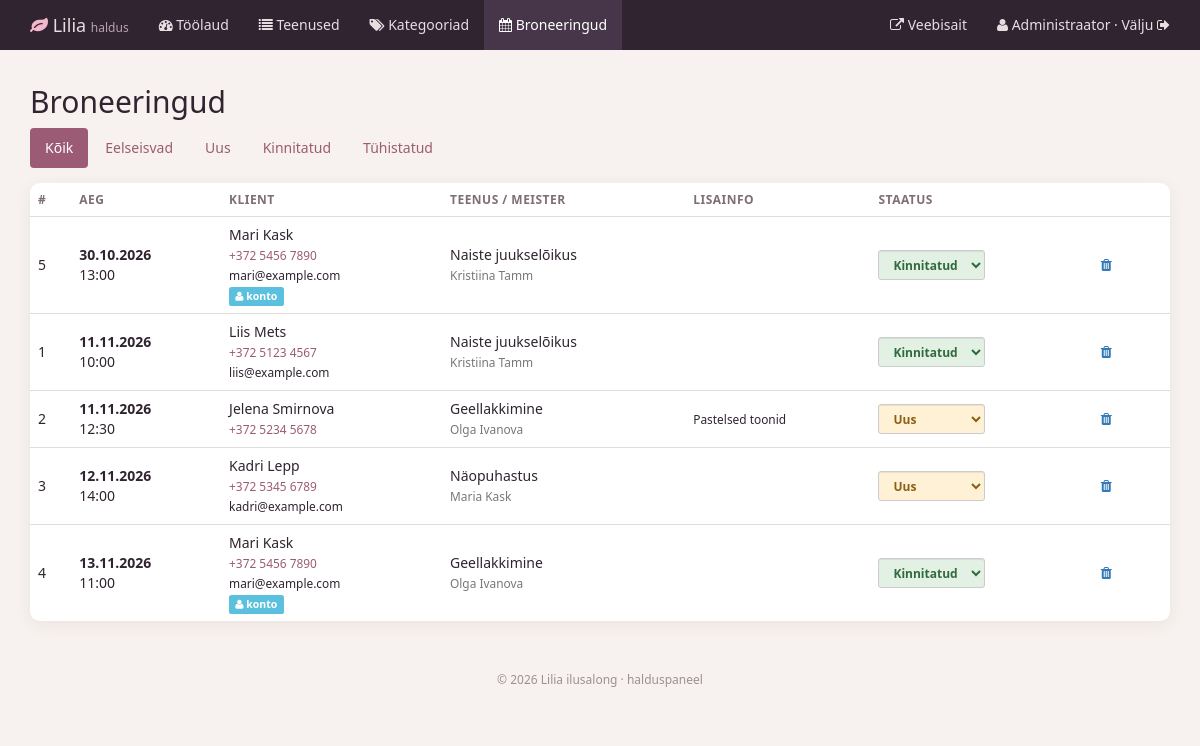
Screenshot of /salon_admin/bookingsAdmin (signed in) with the database file from the repository.
### tables this page shows
CREATE TABLE bookings (
    id           INT AUTO_INCREMENT PRIMARY KEY,
    user_id      INT NULL,
    service_id   INT NOT NULL,
    master_id    INT NOT NULL,
    client_name  VARCHAR(100) NOT NULL,
    phone        VARCHAR(30)  NOT NULL,
    email        VARCHAR(150) NULL,
    booking_date DATE NOT NULL,
    booking_time TIME NOT NULL,
    note         VARCHAR(500) NULL,
    status       ENUM('new','confirmed','cancelled') NOT NULL DEFAULT 'new',
    created_at   TIMESTAMP NOT NULL DEFAULT CURRENT_TIMESTAMP,
     
    slot_active  TINYINT AS (IF(status = 'cancelled', NULL, 1)) STORED,
    CONSTRAINT fk_bookings_user FOREIGN KEY (user_id)
        REFERENCES users(id) ON DELETE SET NULL,
    CONSTRAINT fk_bookings_service FOREIGN KEY (service_id)
        REFERENCES services(id) ON DELETE CASCADE,
    CONSTRAINT fk_bookings_master FOREIGN KEY (master_id)
        REFERENCES masters(id) ON DELETE CASCADE,
    UNIQUE KEY uq_master_slot (master_id, booking_date, booking_time, slot_active)
);

CREATE TABLE services (
    id             INT AUTO_INCREMENT PRIMARY KEY,
    category_id    INT NOT NULL,
    title_et       VARCHAR(150) NOT NULL,
    title_ru       VARCHAR(150) NOT NULL,
    description_et TEXT NOT NULL,
    description_ru TEXT NOT NULL,
    price          DECIMAL(6,2) NOT NULL,
    duration_min   INT NOT NULL,
    picture        VARCHAR(255) NULL,
    is_popular     TINYINT(1) NOT NULL DEFAULT 0,
    created_at     TIMESTAMP NOT NULL DEFAULT CURRENT_TIMESTAMP,
    CONSTRAINT fk_services_category FOREIGN KEY (category_id)
        REFERENCES categories(id) ON DELETE RESTRICT
);

CREATE TABLE masters (
    id          INT AUTO_INCREMENT PRIMARY KEY,
    name        VARCHAR(100) NOT NULL,
    category_id INT NOT NULL,
    bio_et      TEXT NOT NULL,
    bio_ru      TEXT NOT NULL,
    experience  INT NOT NULL DEFAULT 1,
    CONSTRAINT fk_masters_category FOREIGN KEY (category_id)
        REFERENCES categories(id) ON DELETE RESTRICT
);

### salon_admin/controllerAdmin/controllerAdminBooking.php (called while the page is built, shortened)
<?php
class controllerAdminBooking {
    public static function BookingList() {
        $status = isset($_GET['status']) ? $_GET['status'] : '';
        $upcoming = isset($_GET['upcoming']);
        $arr = modelAdminBooking::getBookingList($status, $upcoming);
        $statuses = modelAdminBooking::STATUSES;
        include_once 'viewAdmin/bookingList.php';
    }
}

### salon_admin/routeAdmin/routingAdmin.php (called while the page is built)
<?php
$host = explode('?', $_SERVER['REQUEST_URI'])[0];
$num  = substr_count($host, '/');
$path = explode('/', $host)[$num];
$isPost = $_SERVER['REQUEST_METHOD'] === 'POST';
$id = isset($_GET['id']) ? (int)$_GET['id'] : 0;
if ($path == '' OR $path == 'index.php') {
    $response = controllerAdmin::formLoginSite();
}
elseif ($path == 'login') {
    $response = controllerAdmin::loginAction();
}
elseif ($path == 'logout') {
    $response = controllerAdmin::logoutAction();
}
elseif (!modelAdmin::isAdmin()) {
    $response = controllerAdmin::formLoginSite();
}
elseif ($path == 'dashboard') {
    $response = controllerAdmin::dashboard();
}
elseif ($path == 'servicesAdmin') {
    $response = controllerAdminService::ServiceList();
}
elseif ($path == 'serviceAdd') {
    $response = controllerAdminService::ServiceAddForm();
}
elseif ($path == 'serviceAddResult' and $isPost) {
    $response = controllerAdminService::ServiceAddResult();
}
elseif ($path == 'serviceEdit' and $id) {
    $response = controllerAdminService::ServiceEditForm($id);
}
elseif ($path == 'serviceEditResult' and $id and $isPost) {
    $response = controllerAdminService::ServiceEditResult($id);
}
elseif ($path == 'serviceDel' and $id) {
    $response = controllerAdminService::ServiceDeleteForm($id);
}
elseif ($path == 'serviceDelResult' and $id and $isPost) {
    $response = controllerAdminService::ServiceDeleteResult($id);
}
elseif ($path == 'categoriesAdmin') {
    $response = controllerAdminCategory::CategoryList();
}
elseif ($path == 'categoryAdd' and $isPost) {
    $response = controllerAdminCategory::CategoryAdd();
}
elseif ($path == 'categoryEdit' and $id) {
    $response = controllerAdminCategory::CategoryEditForm($id);
}
elseif ($path == 'categoryEditResult' and $id and $isPost) {
    $response = controllerAdminCategory::CategoryEditResult($id);
}
elseif ($path == 'categoryDel' and $id and $isPost) {
    $response = controllerAdminCategory::CategoryDelete($id);
}
elseif ($path == 'bookingsAdmin') {
    $response = controllerAdminBooking::BookingList();
}
elseif ($path == 'bookingStatus' and $isPost) {
    $response = controllerAdminBooking::BookingStatus();
}
elseif ($path == 'bookingDel' and $isPost) {
    $response = controllerAdminBooking::BookingDelete();
}
else {
    $response = controllerAdmin::error404();
}

### salon_admin/index.php (called while the page is built, shortened)
<?php
require_once '../inc/Database.php';
require_once '../inc/Lang.php';
include_once 'modelAdmin/modelAdminBooking.php';
include_once 'controllerAdmin/controllerAdminBooking.php';
include 'routeAdmin/routingAdmin.php';

### inc/Lang.php (called while the page is built, shortened)
<?php
function e($value) {
    return htmlspecialchars((string)$value, ENT_QUOTES, 'UTF-8');
}

### inc/Database.php (called while the page is built, shortened)
<?php
class Database {
    private $conn;
    private $host;
    private $user;
    private $password;
    private $baseName;
    function __construct() {
        $this->host     = getenv('DB_HOST') ?: 'db';
        $this->user     = getenv('DB_USER') ?: 'lilia_app';
        $this->password = getenv('DB_PASSWORD') !== false ? getenv('DB_PASSWORD') : '';
        $this->baseName = getenv('DB_NAME') ?: 'ilusalong';
    }
    function connect() {
        if (!$this->conn) {
            try {
                $this->conn = new PDO(
                    'mysql:host=' . $this->host . ';dbname=' . $this->baseName . ';charset=utf8mb4',
                    $this->user,
                    $this->password,
                    array(PDO::ATTR_ERRMODE => PDO::ERRMODE_EXCEPTION)
                );
            } catch (Exception $e) {
                error_log('DB connection failed: ' . $e->getMessage());
                http_response_code(503);
                die('Andmebaasiga ühendumine ebaõnnestus. Palun proovi hiljem uuesti.');
            }
        }
        return $this->conn;
    }
    function getAll($query, $params = array()) {
        $stmt = $this->conn->prepare($query);
        $stmt->execute($params);
        return $stmt->fetchAll(PDO::FETCH_ASSOC);
    }
}

### salon_admin/modelAdmin/modelAdminBooking.php (called while the page is built, shortened)
<?php
class modelAdminBooking {
    public static function getBookingList($status = '', $upcomingOnly = false) {
        $where = array();
        $params = array();
        $db = new Database();
        return $db->getAll(
            "SELECT b.*, s.title_et, m.name AS master_name, u.email AS account_email
             FROM bookings b
             JOIN services s ON s.id = b.service_id
             JOIN masters m ON m.id = b.master_id
             LEFT JOIN users u ON u.id = b.user_id "
            . ($where ? 'WHERE ' . implode(' AND ', $where) : '') .
            " ORDER BY b.booking_date, b.booking_time",
            $params
        );
    }
}

### salon_admin/viewAdmin/bookingList.php (the view, shortened to what this page needs)
<h2>Broneeringud</h2>
<ul class="nav nav-pills filter-pills">
    <li class="<?php echo $status == '' && !$upcoming ? 'active' : ''; ?>"><a href="bookingsAdmin">Kõik</a></li>
    <li class="<?php echo $upcoming ? 'active' : ''; ?>"><a href="bookingsAdmin?upcoming=1">Eelseisvad</a></li>
    <?php foreach ($statuses as $key => $label): ?>
        <li class="<?php echo $status == $key ? 'active' : ''; ?>"><a href="bookingsAdmin?status=<?php echo $key; ?>"><?php echo e($label); ?></a></li>
    <?php endforeach; ?>
</ul>
<div class="panel panel-default">
    <div class="table-wrap">
        <table class="table table-hover table-cards">
            <tr><th>#</th><th>Aeg</th><th>Klient</th><th>Teenus / meister</th><th>Lisainfo</th><th>Staatus</th><th></th></tr>
            <?php foreach ($arr as $b): ?>
                <tr>
                    <td><?php echo (int)$b['id']; ?></td>
                    <td><b><?php echo e(date('d.m.Y', strtotime($b['booking_date']))); ?></b><br><?php echo e(substr($b['booking_time'], 0, 5)); ?></td>
                    <td><?php echo e($b['client_name']); ?><br>
                        <small><a href="tel:<?php echo e($b['phone']); ?>"><?php echo e($b['phone']); ?></a></small>
                        <?php if ($b['email']): ?><br><small><?php echo e($b['email']); ?></small><?php endif; ?>
                        <?php if ($b['account_email']): ?><br><span class="label label-info" title="Broneeritud kontoga"><i class="fa fa-user"></i> konto</span><?php endif; ?>
                    </td>
                    <td><?php echo e($b['title_et']); ?><br><small class="text-muted"><?php echo e($b['master_name']); ?></small></td>
                    <td><small><?php echo e($b['note']); ?></small></td>
                    <td>
                        <form method="POST" action="bookingStatus" class="inline">
                            <select name="status" class="form-control input-sm status-select status-<?php echo e($b['status']); ?>" onchange="this.form.submit()">
                                <?php foreach ($statuses as $key => $label): ?>
                                    <option value="<?php echo $key; ?>" <?php echo $b['status'] == $key ? 'selected' : ''; ?>><?php echo e($label); ?></option>
                                <?php endforeach; ?>
                            </select>
                        </form>
                    </td>
                    <td>
                        <form method="POST" action="bookingDel" class="inline" onsubmit="return confirm('Kustutada broneering?');">
                            <button class="btn btn-link text-danger" type="submit" title="Kustuta"><i class="fa fa-trash"></i></button>
                        </form>
                    </td>
                </tr>
            <?php endforeach; ?>
        </table>
    </div>
</div>
<?php include 'viewAdmin/templates/layout.php';

### salon_admin/public/css/admin.css (style rules this page uses)
body { background: #f7f2ef; color: #2f2430; font-family: 'Segoe UI', system-ui, sans-serif; }
a { color: #9c5b74; }
h2 { margin-top: 10px; }
.nav-pills > li.active > a, .nav-pills > li.active > a:hover, .nav-pills > li.active > a:focus { background: #9c5b74; }
.panel { border: 0; border-radius: 10px; box-shadow: 0 4px 16px rgba(80, 45, 60, .07); }
.table > tbody > tr > th { border-top: 0; color: #7c6f76; font-weight: 600; font-size: 12px; text-transform: uppercase; letter-spacing: .04em; }
.table > tbody > tr > td { vertical-align: middle; }
form.inline { display: inline-block; }
.status-new { background: #fff1d6; color: #8a6114; }
.status-confirmed { background: #e3f1e5; color: #2f6b3c; }
.status-select { width: auto; display: inline-block; font-weight: 600; }
.filter-pills { margin-bottom: 15px; }
html, body { max-width: 100%; overflow-x: hidden; }
img, input, select, textarea { max-width: 100%; }
.table-wrap { width: 100%; }

### rows the page displays
bookings: id "5", booking_date "30.10.2026", booking_time "13:00", client_name "Mari Kask", phone "+372 5456 7890", email "mari@example.com", shows "konto", service.title_et "Naiste juukselõikus", master.name "Kristiina Tamm", status "Kinnitatud"
bookings: id "1", booking_date "11.11.2026", booking_time "10:00", client_name "Liis Mets", phone "+372 5123 4567", email "liis@example.com", service.title_et "Naiste juukselõikus", master.name "Kristiina Tamm", status "Kinnitatud"
bookings: id "2", booking_date "11.11.2026", booking_time "12:30", client_name "Jelena Smirnova", phone "+372 5234 5678", service.title_et "Geellakkimine", master.name "Olga Ivanova", note "Pastelsed toonid", status "Uus"
bookings: id "3", booking_date "12.11.2026", booking_time "14:00", client_name "Kadri Lepp", phone "+372 5345 6789", email "kadri@example.com", service.title_et "Näopuhastus", master.name "Maria Kask", status "Uus"
bookings: id "4", booking_date "13.11.2026", booking_time "11:00", client_name "Mari Kask", phone "+372 5456 7890", email "mari@example.com", shows "konto", service.title_et "Geellakkimine", master.name "Olga Ivanova", status "Kinnitatud"

### other values shown
$_SESSION['name'] "Administraator"
$label "Uus"
$label "Kinnitatud"
$label "Tühistatud"
